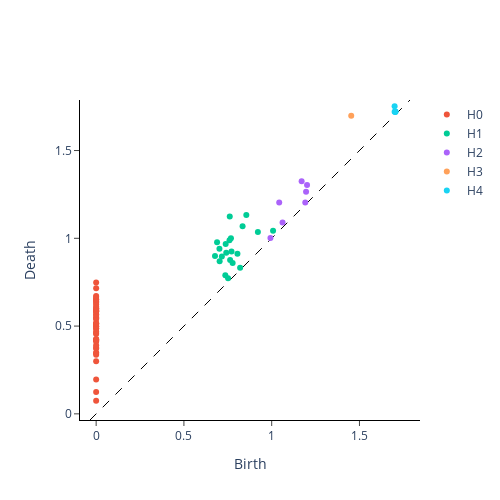

Notebook source saved alongside this figure:
### Code cell
Z = X.fit(50,1)
plot_diagram(Z[0])
